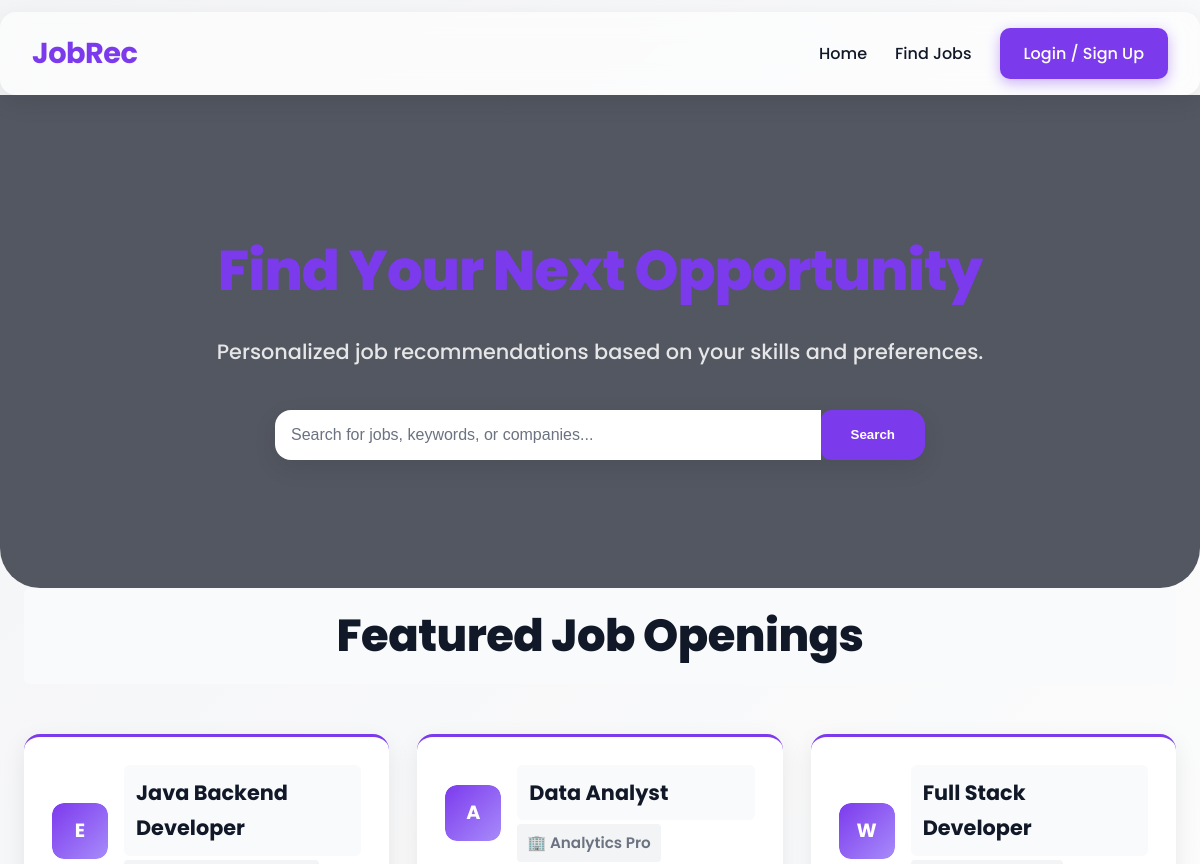
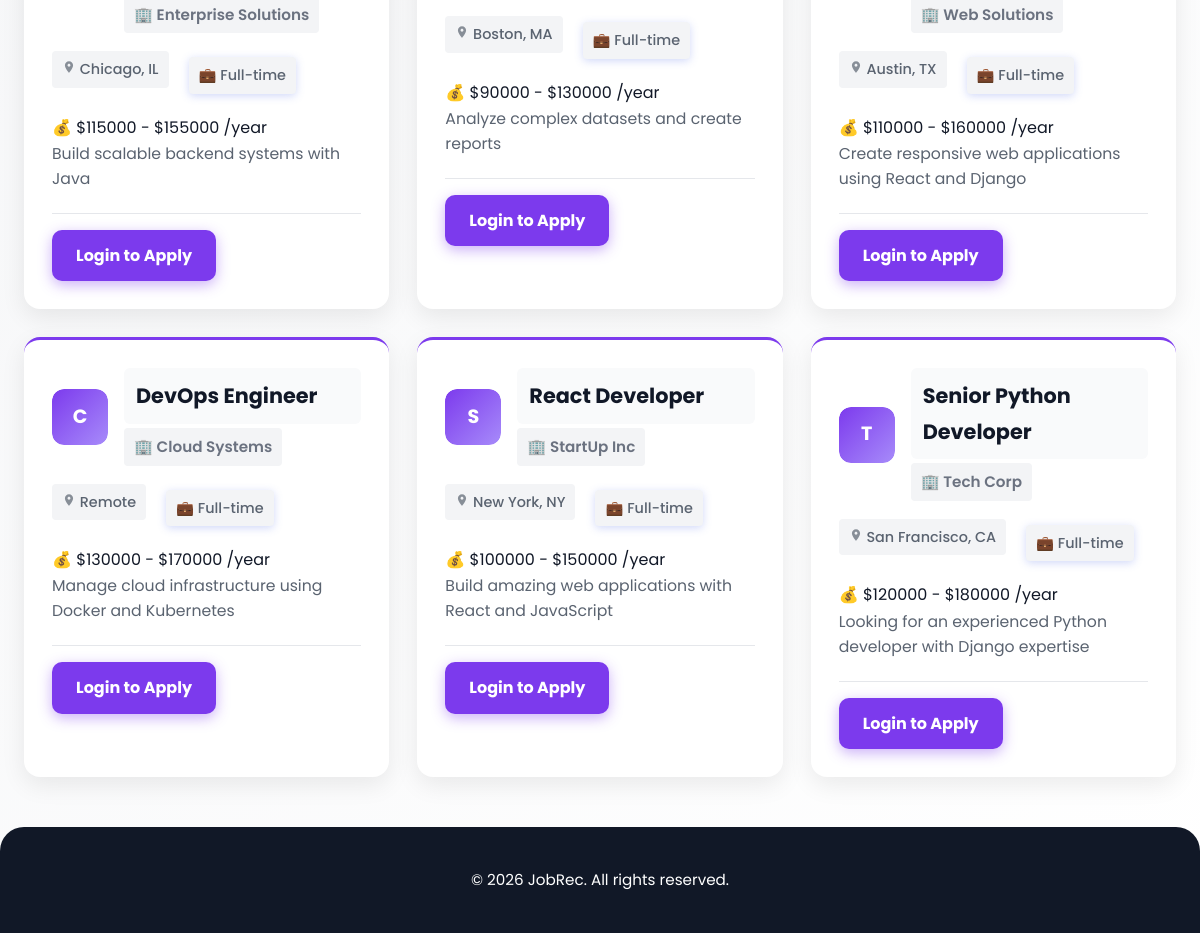
The page / on the database its author committed (2 pictures, top to bottom).
### jobAccess/models.py (models this page shows, shortened)
class Job(models.Model):
    JOB_TYPE_CHOICES = [
        ('Full-time', 'Full-time'),
        ('Part-time', 'Part-time'),
        ('Contract', 'Contract'),
        ('Internship', 'Internship'),
    ]
    title = models.CharField(max_length=200)
    company_name = models.CharField(max_length=200)
    location = models.CharField(max_length=200)
    description = models.TextField()
    job_type = models.CharField(max_length=20, choices=JOB_TYPE_CHOICES)
    category = models.ForeignKey(JobCategory, on_delete=models.SET_NULL, null=True, blank=True, related_name='jobs')
    posted_date = models.DateTimeField(auto_now_add=True)
    is_active = models.BooleanField(default=True)  # Status of the job posting
    salary_min = models.IntegerField(null=True, blank=True)  # Minimum salary
    salary_max = models.IntegerField(null=True, blank=True)  # Maximum salary
    required_skills = models.ManyToManyField(Skill, related_name='jobs')

### myproject/views.py (the view)
# urls.py: path('', views.index, name='index'),
def index(request):
    featured_jobs = Job.objects.filter(is_active=True).order_by('-posted_date')[:6]
    return render(request, 'index.html', {'jobs': featured_jobs, 'user': request.user})

### templates/index.html (shortened to what this page needs)
<!DOCTYPE html>
{% load static %}
<html lang="en">
  <head>
    <link rel="stylesheet" href="{% static 'css/style.css' %}">
    <link rel="stylesheet" href="{% static 'css/visibility-improvements.css' %}">
  </head>
  <body>
    <nav class="navbar">
      <div class="container navbar-content">
        <a href="{% url 'index' %}" class="logo">JobRec</a>
        <ul class="nav-links">
          <li><a href="{% url 'index' %}">Home</a></li>
          <li><a href="{% url 'jobs' %}">Find Jobs</a></li>
          {% if user.is_authenticated %}
          <li><a href="{% url 'user_profile' %}">Profile</a></li>
          <li><a href="{% url 'bookmarks' %}">Bookmarks</a></li>
          <li><a href="{% url 'applications' %}">Applications</a></li>
          <li>
            <button class="notification-icon" id="notificationBtn" data-action="open-notifications" title="Notifications" aria-label="Open notifications">
              <span aria-hidden="true">🔔</span>
              <span id="notif-badge" class="notification-badge" style="display: none;" aria-live="polite"></span>
            </button>
          </li>
          {% if user.is_staff %}
          <li><a href="{% url 'admin_board' %}" class="btn-admin" title="Admin Dashboard">⚙️ Admin</a></li>
          {% endif %}
          <li><a href="{% url 'logout' %}" class="btn btn-primary">Logout</a></li>
          {% else %}
          <li><a href="{% url 'login' %}" class="btn btn-primary">Login / Sign Up</a></li>
          {% endif %}
        </ul>
      </div>
    </nav>
    <header class="hero">
      <div class="container text-center">
        <h1 class="hero-title">Find Your Next Opportunity</h1>
        <p class="hero-subtitle">
          Personalized job recommendations based on your skills and preferences.
        </p>
        <form class="search-bar-container" method="GET" action="{% url 'jobs' %}">
          <input
            type="text"
            name="q"
            class="search-bar"
            placeholder="Search for jobs, keywords, or companies..."
            value="{{ request.GET.q|default:'' }}"
          />
          <button type="submit" class="btn btn-search">Search</button>
        </form>
      </div>
    </header>
    <main class="container">
      <section class="featured-jobs">
        <h2 class="section-title">Featured Job Openings</h2>
        <div class="job-grid">
          {% if jobs %}
            {% for job in jobs %}
            <div class="job-card">
              <div class="job-card-header">
                <div class="company-logo-container">
                  {% if job.company_logo %}
                    <img src="{{ job.company_logo.url }}" alt="{{ job.company_name }} Logo" class="company-logo">
                  {% else %}
                    <div class="company-logo-placeholder">
                      {{ job.company_name|first|upper }}
                    </div>
                  {% endif %}
                </div>
                <div class="job-header-info">
                  <h3 class="job-title">{{ job.title }}</h3>
                  <p class="company-name">🏢 {{ job.company_name }}</p>
                </div>
              </div>
              <div class="job-meta">
                <span class="job-location">
                  <svg width="14" height="14" viewBox="0 0 24 24" fill="currentColor">
                    <path d="M12 2C8.13 2 5 5.13 5 9c0 5.25 7 13 7 13s7-7.75 7-13c0-3.87-3.13-7-7-7zm0 9.5c-1.38 0-2.5-1.12-2.5-2.5s1.12-2.5 2.5-2.5 2.5 1.12 2.5 2.5-1.12 2.5-2.5 2.5z"/>
                  </svg>
                  {{ job.location|default:"Location not specified" }}
                </span>
                <span class="job-type-badge {% if job.job_type == 'Full-time' %}badge-fulltime{% elif job.job_type == 'Part-time' %}badge-parttime{% elif job.job_type == 'Contract' %}badge-contract{% else %}badge-internship{% endif %}">
                  {% if job.job_type == 'Full-time' %}💼{% elif job.job_type == 'Part-time' %}⏰{% elif job.job_type == 'Contract' %}📄{% else %}🎓{% endif %}
                  {{ job.job_type|default:"Not specified" }}
                </span>
              </div>
              {% if job.salary_min and job.salary_max %}
              <div class="salary-range">
                <p class="salary-text">
                  💰 ${{ job.salary_min|floatformat:0 }} - ${{ job.salary_max|floatformat:0 }} /year
                </p>
              </div>
              {% endif %}
              <p class="job-description">{{ job.description|truncatewords:15|default:"No description available." }}</p>
              <div class="job-card-footer">
                {% if user.is_authenticated %}
                <button class="btn btn-primary btn-apply" data-job-id="{{ job.id }}">Apply</button>
                <button class="btn btn-bookmark" data-job-id="{{ job.id }}" data-bookmarked="{% if job.id in bookmarked_job_ids %}true{% else %}false{% endif %}">
                  <span class="bookmark-icon">{% if job.id in bookmarked_job_ids %}📍{% else %}📌{% endif %}</span>
                  {% if job.id in bookmarked_job_ids %}Saved{% else %}Save{% endif %}
                </button>
                {% else %}
                <a href="{% url 'login' %}?next={% url 'index' %}" class="btn btn-primary">Login to Apply</a>
                {% endif %}
              </div>
            </div>
            {% endfor %}
          {% else %}
            <div class="empty-state">
              <p>No jobs available at the moment. Check back soon!</p>
            </div>
          {% endif %}
        </div>
      </section>
    </main>
    <footer class="footer">
      <div class="container">
        <p>&copy; 2026 JobRec. All rights reserved. </p>
      </div>
    </footer>
  </body>
</html>

### static/css/visibility-improvements.css (style rules this page uses)
body { color: #111827; }
.nav-links a { color: #111827; }
.section-title { color: #111827; font-weight: 800; background: #f9fafb; padding: 10px 15px; border-radius: 6px; }
.hero-subtitle { color: rgba(255, 255, 255, 0.95); font-weight: 500; }
.btn-primary { color: white !important; font-weight: 700; }
.job-type-badge { font-weight: 700 !important; color: white !important; }
h1, h2, h3, h4, h5, h6 { color: #111827; font-weight: 700; }
input::placeholder { color: #6b7280 !important; font-weight: 500; }
.job-title { color: #111827 !important; font-weight: 700 !important; background: #f9fafb; padding: 10px 12px; border-radius: 6px; }
.company-name { color: #6b7280 !important; font-weight: 600 !important; font-size: 0.95rem !important; background: #f3f4f6; padding: 6px 10px; border-radius: 4px; display: inline-block; }
.job-location { color: #111827 !important; font-weight: 600 !important; background: #f9fafb; padding: 6px 10px; border-radius: 4px; display: inline-block; }
.job-meta span { color: #5a6370 !important; font-weight: 500 !important; background: #f3f4f6; padding: 6px 10px; border-radius: 4px; display: inline-block; margin-right: 8px; }

### rows shown on the page
Job: company_name|first "E", title "Java Backend Developer", company_name "Enterprise Solutions", location "Chicago, IL", job_type "Full-time", salary_min "115000", salary_max "155000", description "Build scalable backend systems with Java"
Job: company_name|first "A", title "Data Analyst", company_name "Analytics Pro", location "Boston, MA", job_type "Full-time", salary_min "90000", salary_max "130000", description "Analyze complex datasets and create reports"
Job: company_name|first "W", title "Full Stack Developer", company_name "Web Solutions", location "Austin, TX", job_type "Full-time", salary_min "110000", salary_max "160000", description "Create responsive web applications using React and Django"
Job: company_name|first "C", title "DevOps Engineer", company_name "Cloud Systems", location "Remote", job_type "Full-time", salary_min "130000", salary_max "170000", description "Manage cloud infrastructure using Docker and Kubernetes"
Job: company_name|first "S", title "React Developer", company_name "StartUp Inc", location "New York, NY", job_type "Full-time", salary_min "100000", salary_max "150000", description "Build amazing web applications with React and JavaScript"
Job: company_name|first "T", title "Senior Python Developer", company_name "Tech Corp", location "San Francisco, CA", job_type "Full-time", salary_min "120000", salary_max "180000", description "Looking for an experienced Python developer with Django expertise"
